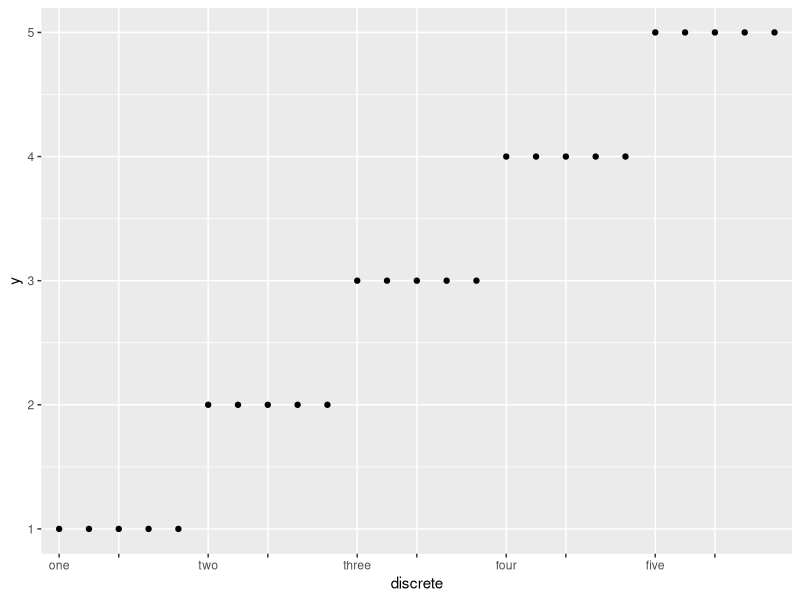
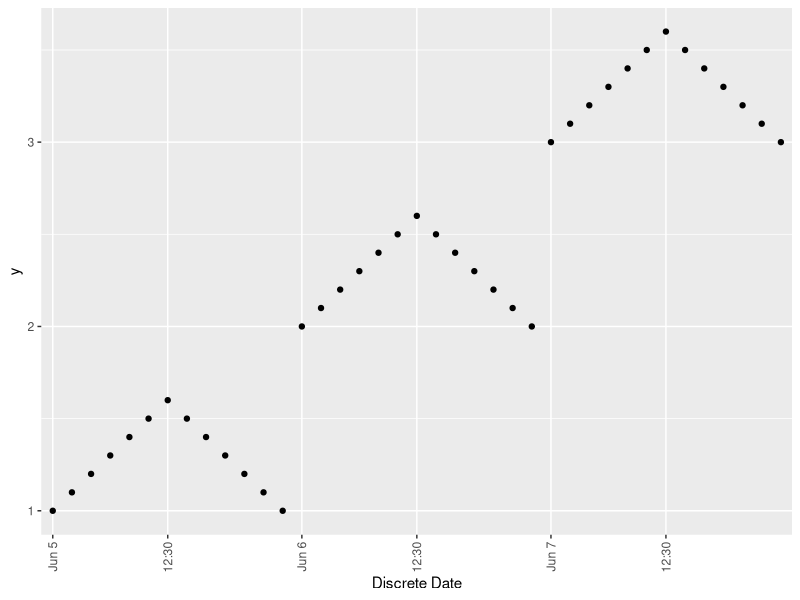
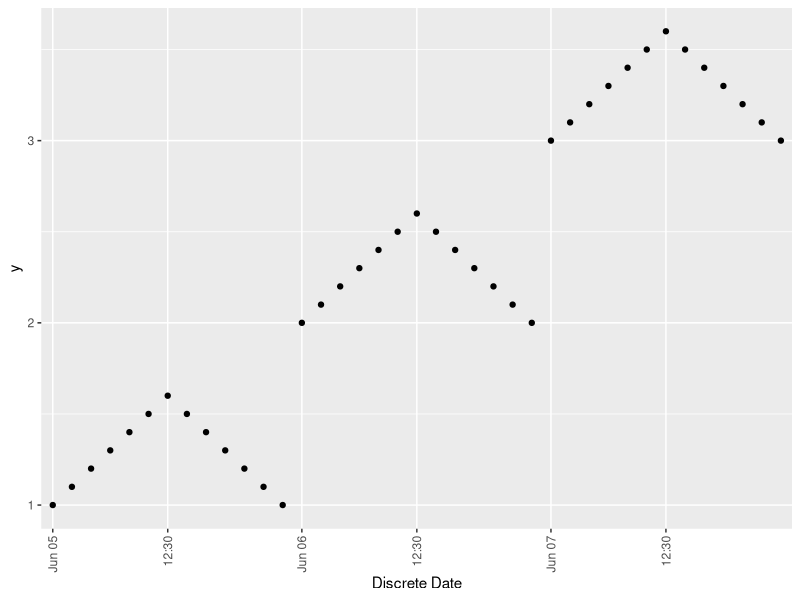

Recreate these plots in R, in order.
library(tidyverse)
library(lubridate, warn.conflicts = false)

t <- tribble(~x, ~y,
             1, 1,
             2, 1,
             3, 1,
             4, 1,
             5, 1,
             8, 2,
             9, 2,
             10, 2,
             11, 2,
             12, 2,
             15, 3,
             16, 3,
             17, 3,
             18, 3,
             19, 3,
             22, 4,
             23, 4,
             24, 4,
             25, 4,
             26, 4,
             29, 5,
             30, 5,
             31, 5,
             32, 5,
             33, 5)
table(t)
head(t)

t %>% 
  ggplot(aes(x = factor(x), y = y)) + 
  geom_point() +
  scale_x_discrete(
    name = "discrete", 
    breaks = c(1,3,8,10,15,17,22,24,29,31),
    labels = c("one","","two","","three","","four","","five",""))

d <- tribble(~x, ~y,
             ymd_hm("2023-06-05T09:30"), 1,
             ymd_hm("2023-06-05T10:00"), 1.1,
             ymd_hm("2023-06-05T10:30"), 1.2,
             ymd_hm("2023-06-05T11:00"), 1.3,
             ymd_hm("2023-06-05T11:30"), 1.4,
             ymd_hm("2023-06-05T12:00"), 1.5,
             ymd_hm("2023-06-05T12:30"), 1.6,
             ymd_hm("2023-06-05T13:00"), 1.5,
             ymd_hm("2023-06-05T13:30"), 1.4,
             ymd_hm("2023-06-05T14:00"), 1.3,
             ymd_hm("2023-06-05T14:30"), 1.2,
             ymd_hm("2023-06-05T15:00"), 1.1,
             ymd_hm("2023-06-05T15:30"), 1,
             ymd_hm("2023-06-06T09:30"), 2,
             ymd_hm("2023-06-06T10:00"), 2.1,
             ymd_hm("2023-06-06T10:30"), 2.2,
             ymd_hm("2023-06-06T11:00"), 2.3,
             ymd_hm("2023-06-06T11:30"), 2.4,
             ymd_hm("2023-06-06T12:00"), 2.5,
             ymd_hm("2023-06-06T12:30"), 2.6,
             ymd_hm("2023-06-06T13:00"), 2.5,
             ymd_hm("2023-06-06T13:30"), 2.4,
             ymd_hm("2023-06-06T14:00"), 2.3,
             ymd_hm("2023-06-06T14:30"), 2.2,
             ymd_hm("2023-06-06T15:00"), 2.1,
             ymd_hm("2023-06-06T15:30"), 2,
             ymd_hm("2023-06-07T09:30"), 3,
             ymd_hm("2023-06-07T10:00"), 3.1,
             ymd_hm("2023-06-07T10:30"), 3.2,
             ymd_hm("2023-06-07T11:00"), 3.3,
             ymd_hm("2023-06-07T11:30"), 3.4,
             ymd_hm("2023-06-07T12:00"), 3.5,
             ymd_hm("2023-06-07T12:30"), 3.6,
             ymd_hm("2023-06-07T13:00"), 3.5,
             ymd_hm("2023-06-07T13:30"), 3.4,
             ymd_hm("2023-06-07T14:00"), 3.3,
             ymd_hm("2023-06-07T14:30"), 3.2,
             ymd_hm("2023-06-07T15:00"), 3.1,
             ymd_hm("2023-06-07T15:30"), 3,)

d %>% 
  ggplot(aes(x = factor(x), y = y)) +
  geom_point() + 
  scale_x_discrete(
    name = "Discrete Date",
    breaks = c("2023-06-05 09:30:00","2023-06-05 12:30:00","2023-06-06 09:30:00","2023-06-06 12:30:00","2023-06-07 09:30:00","2023-06-07 12:30:00"),
    labels = c("Jun 5","12:30","Jun 6", "12:30","Jun 7", "12:30")
  ) +
  # scale_x_datetime(
  #   "Date",
  #   breaks = scales::breaks_width("1 days"), 
  #   labels = scales::label_date("%m/%d")
  # )
  theme(axis.text.x = element_text(angle = 90, hjust = 1, vjust = 0.5))

f <- factor(d$x)
typeof(f)
class(f)
levels(f)

# library(glue)
# str_glue('{format(testDate, "%b %d")}', testDate = ymd_hm("2023-06-05T09:30"))
dttm <- ymd_hm("2023-06-05T09:30")
format(dttm, "%b %d")
format(dttm, "%H:%M")

format(dttm, "%H:%M") == "09:30"
format(dttm, "%H:%M") %in% c("09:30", "12:30")
format(dttm, "%H:%M") %>%  is.element(c("09:30", "12:30"))

dBreaks <- d$x %>% purrr::keep(function(x) format(x, "%H:%M") %in% c("09:30", "12:30"))
dBreaks

dLabels <- dBreaks %>% purrr::map_chr(function(x) { if_else(format(x, "%H:%M") == "09:30", format(x, "%b %d"), format(x, "%H:%M")) })
dLabels

d %>% 
  ggplot(aes(x = factor(x), y = y)) +
  geom_point() + 
  scale_x_discrete(
    name = "Discrete Date",
    breaks = factor(dBreaks),
    labels = dLabels
  ) +
  theme(axis.text.x = element_text(angle = 90, hjust = 1, vjust = 0.5))
